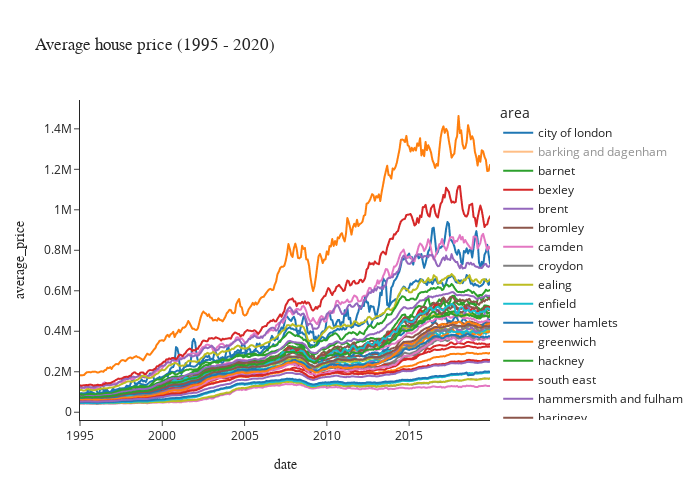

Notebook source saved alongside this figure:
### Code cell
# Also wanted to try some Plotly plots, because they have interactive abilities. Feel free to try them out. 
test = px.line(london_monthly, x="date", y="average_price", color='area', template='simple_white', title='Average house price (1995 - 2020)', width=700, height=500)
test.update_layout(title_font_family='Futura', xaxis=dict(title_font_family='Futura'), yaxis=dict(title_font_family='Futura'))
test.show()
#test.write_json('fig2.json')
# and a boxplot
#fig = px.box(london_monthly, x="average_price", template='simple_white', title='Average house price (1995 - 2020)',width=700, height=500, color='borough_flag')
#fig.update_layout(title_font_family='Futura', xaxis=dict(title_font_family='Futura'), yaxis=dict(title_font_family='Futura'))
#fig.write_json('fig1.json')
#fig.show()

### Figure 1 — Plotly figure (JSON) as saved in the notebook; plotly's stock layout.template omitted (floating-point values rounded to 4 significant figures; data arrays with more than 128 entries replaced by an {"elided": "..."} marker saying what was removed)
{"data": [{"hovertemplate": "area=city of london<br>date=%{x}<br>average_price=%{y}<extra></extra>", "legendgroup": "city of london", "line": {"color": "#1F77B4", "dash": "solid"}, "marker": {"symbol": "circle"}, "mode": "lines", "name": "city of london", "showlegend": true, "type": "scattergl", "x": {"elided": "300 str values"}, "xaxis": "x", "y": {"elided": "300 int values"}, "yaxis": "y"}, {"hovertemplate": "area=barking and dagenham<br>date=%{x}<br>average_price=%{y}<extra></extra>", "legendgroup": "barking and dagenham", "line": {"color": "#FF7F0E", "dash": "solid"}, "marker": {"symbol": "circle"}, "mode": "lines", "name": "barking and dagenham", "showlegend": true, "type": "scattergl", "visible": "legendonly", "x": {"elided": "300 str values"}, "xaxis": "x", "y": {"elided": "300 int values"}, "yaxis": "y"}, {"hovertemplate": "area=barnet<br>date=%{x}<br>average_price=%{y}<extra></extra>", "legendgroup": "barnet", "line": {"color": "#2CA02C", "dash": "solid"}, "marker": {"symbol": "circle"}, "mode": "lines", "name": "barnet", "showlegend": true, "type": "scattergl", "x": {"elided": "300 str values"}, "xaxis": "x", "y": {"elided": "300 int values"}, "yaxis": "y"}, {"hovertemplate": "area=bexley<br>date=%{x}<br>average_price=%{y}<extra></extra>", "legendgroup": "bexley", "line": {"color": "#D62728", "dash": "solid"}, "marker": {"symbol": "circle"}, "mode": "lines", "name": "bexley", "showlegend": true, "type": "scattergl", "x": {"elided": "300 str values"}, "xaxis": "x", "y": {"elided": "300 int values"}, "yaxis": "y"}, {"hovertemplate": "area=brent<br>date=%{x}<br>average_price=%{y}<extra></extra>", "legendgroup": "brent", "line": {"color": "#9467BD", "dash": "solid"}, "marker": {"symbol": "circle"}, "mode": "lines", "name": "brent", "showlegend": true, "type": "scattergl", "x": {"elided": "300 str values"}, "xaxis": "x", "y": {"elided": "300 int values"}, "yaxis": "y"}, {"hovertemplate": "area=bromley<br>date=%{x}<br>average_price=%{y}<extra></extra>", "legendgroup": "bromley", "line": {"color": "#8C564B", "dash": "solid"}, "marker": {"symbol": "circle"}, "mode": "lines", "name": "bromley", "showlegend": true, "type": "scattergl", "x": {"elided": "300 str values"}, "xaxis": "x", "y": {"elided": "300 int values"}, "yaxis": "y"}, {"hovertemplate": "area=camden<br>date=%{x}<br>average_price=%{y}<extra></extra>", "legendgroup": "camden", "line": {"color": "#E377C2", "dash": "solid"}, "marker": {"symbol": "circle"}, "mode": "lines", "name": "camden", "showlegend": true, "type": "scattergl", "x": {"elided": "300 str values"}, "xaxis": "x", "y": {"elided": "300 int values"}, "yaxis": "y"}, {"hovertemplate": "area=croydon<br>date=%{x}<br>average_price=%{y}<extra></extra>", "legendgroup": "croydon", "line": {"color": "#7F7F7F", "dash": "solid"}, "marker": {"symbol": "circle"}, "mode": "lines", "name": "croydon", "showlegend": true, "type": "scattergl", "x": {"elided": "300 str values"}, "xaxis": "x", "y": {"elided": "300 int values"}, "yaxis": "y"}, {"hovertemplate": "area=ealing<br>date=%{x}<br>average_price=%{y}<extra></extra>", "legendgroup": "ealing", "line": {"color": "#BCBD22", "dash": "solid"}, "marker": {"symbol": "circle"}, "mode": "lines", "name": "ealing", "showlegend": true, "type": "scattergl", "x": {"elided": "300 str values"}, "xaxis": "x", "y": {"elided": "300 int values"}, "yaxis": "y"}, {"hovertemplate": "area=enfield<br>date=%{x}<br>average_price=%{y}<extra></extra>", "legendgroup": "enfield", "line": {"color": "#17BECF", "dash": "solid"}, "marker": {"symbol": "circle"}, "mode": "lines", "name": "enfield", "showlegend": true, "type": "scattergl", "x": {"elided": "301 str values"}, "xaxis": "x", "y": {"elided": "301 int values"}, "yaxis": "y"}, {"hovertemplate": "area=tower hamlets<br>date=%{x}<br>average_price=%{y}<extra></extra>", "legendgroup": "tower hamlets", "line": {"color": "#1F77B4", "dash": "solid"}, "marker": {"symbol": "circle"}, "mode": "lines", "name": "tower hamlets", "showlegend": true, "type": "scattergl", "x": {"elided": "301 str values"}, "xaxis": "x", "y": {"elided": "301 int values"}, "yaxis": "y"}, {"hovertemplate": "area=greenwich<br>date=%{x}<br>average_price=%{y}<extra></extra>", "legendgroup": "greenwich", "line": {"color": "#FF7F0E", "dash": "solid"}, "marker": {"symbol": "circle"}, "mode": "lines", "name": "greenwich", "showlegend": true, "type": "scattergl", "x": {"elided": "300 str values"}, "xaxis": "x", "y": {"elided": "300 int values"}, "yaxis": "y"}, {"hovertemplate": "area=hackney<br>date=%{x}<br>average_price=%{y}<extra></extra>", "legendgroup": "hackney", "line": {"color": "#2CA02C", "dash": "solid"}, "marker": {"symbol": "circle"}, "mode": "lines", "name": "hackney", "showlegend": true, "type": "scattergl", "x": {"elided": "301 str values"}, "xaxis": "x", "y": {"elided": "301 int values"}, "yaxis": "y"}, {"hovertemplate": "area=south east<br>date=%{x}<br>average_price=%{y}<extra></extra>", "legendgroup": "south east", "line": {"color": "#D62728", "dash": "solid"}, "marker": {"symbol": "circle"}, "mode": "lines", "name": "south east", "showlegend": true, "type": "scattergl", "x": {"elided": "301 str values"}, "xaxis": "x", "y": {"elided": "301 int values"}, "yaxis": "y"}, {"hovertemplate": "area=hammersmith and fulham<br>date=%{x}<br>average_price=%{y}<extra></extra>", "legendgroup": "hammersmith and fulham", "line": {"color": "#9467BD", "dash": "solid"}, "marker": {"symbol": "circle"}, "mode": "lines", "name": "hammersmith and fulham", "showlegend": true, "type": "scattergl", "x": {"elided": "300 str values"}, "xaxis": "x", "y": {"elided": "300 int values"}, "yaxis": "y"}, {"hovertemplate": "area=haringey<br>date=%{x}<br>average_price=%{y}<extra></extra>", "legendgroup": "haringey", "line": {"color": "#8C564B", "dash": "solid"}, "marker": {"symbol": "circle"}, "mode": "lines", "name": "haringey", "showlegend": true, "type": "scattergl", "x": {"elided": "300 str values"}, "xaxis": "x", "y": {"elided": "300 int values"}, "yaxis": "y"}, {"hovertemplate": "area=harrow<br>date=%{x}<br>average_price=%{y}<extra></extra>", "legendgroup": "harrow", "line": {"color": "#E377C2", "dash": "solid"}, "marker": {"symbol": "circle"}, "mode": "lines", "name": "harrow", "showlegend": true, "type": "scattergl", "x": {"elided": "300 str values"}, "xaxis": "x", "y": {"elided": "300 int values"}, "yaxis": "y"}, {"hovertemplate": "area=havering<br>date=%{x}<br>average_price=%{y}<extra></extra>", "legendgroup": "havering", "line": {"color": "#7F7F7F", "dash": "solid"}, "marker": {"symbol": "circle"}, "mode": "lines", "name": "havering", "showlegend": true, "type": "scattergl", "x": {"elided": "300 str values"}, "xaxis": "x", "y": {"elided": "300 int values"}, "yaxis": "y"}, {"hovertemplate": "area=hillingdon<br>date=%{x}<br>average_price=%{y}<extra></extra>", "legendgroup": "hillingdon", "line": {"color": "#BCBD22", "dash": "solid"}, "marker": {"symbol": "circle"}, "mode": "lines", "name": "hillingdon", "showlegend": true, "type": "scattergl", "x": {"elided": "300 str values"}, "xaxis": "x", "y": {"elided": "300 int values"}, "yaxis": "y"}, {"hovertemplate": "area=hounslow<br>date=%{x}<br>average_price=%{y}<extra></extra>", "legendgroup": "hounslow", "line": {"color": "#17BECF", "dash": "solid"}, "marker": {"symbol": "circle"}, "mode": "lines", "name": "hounslow", "showlegend": true, "type": "scattergl", "x": {"elided": "300 str values"}, "xaxis": "x", "y": {"elided": "300 int values"}, "yaxis": "y"}, {"hovertemplate": "area=islington<br>date=%{x}<br>average_price=%{y}<extra></extra>", "legendgroup": "islington", "line": {"color": "#1F77B4", "dash": "solid"}, "marker": {"symbol": "circle"}, "mode": "lines", "name": "islington", "showlegend": true, "type": "scattergl", "x": {"elided": "300 str values"}, "xaxis": "x", "y": {"elided": "300 int values"}, "yaxis": "y"}, {"hovertemplate": "area=kensington and chelsea<br>date=%{x}<br>average_price=%{y}<extra></extra>", "legendgroup": "kensington and chelsea", "line": {"color": "#FF7F0E", "dash": "solid"}, "marker": {"symbol": "circle"}, "mode": "lines", "name": "kensington and chelsea", "showlegend": true, "type": "scattergl", "x": {"elided": "300 str values"}, "xaxis": "x", "y": {"elided": "300 int values"}, "yaxis": "y"}, {"hovertemplate": "area=kingston upon thames<br>date=%{x}<br>average_price=%{y}<extra></extra>", "legendgroup": "kingston upon thames", "line": {"color": "#2CA02C", "dash": "solid"}, "marker": {"symbol": "circle"}, "mode": "lines", "name": "kingston upon thames", "showlegend": true, "type": "scattergl", "x": {"elided": "300 str values"}, "xaxis": "x", "y": {"elided": "300 int values"}, "yaxis": "y"}, {"hovertemplate": "area=lambeth<br>date=%{x}<br>average_price=%{y}<extra></extra>", "legendgroup": "lambeth", "line": {"color": "#D62728", "dash": "solid"}, "marker": {"symbol": "circle"}, "mode": "lines", "name": "lambeth", "showlegend": true, "type": "scattergl", "x": {"elided": "300 str values"}, "xaxis": "x", "y": {"elided": "300 int values"}, "yaxis": "y"}, {"hovertemplate": "area=lewisham<br>date=%{x}<br>average_price=%{y}<extra></extra>", "legendgroup": "lewisham", "line": {"color": "#9467BD", "dash": "solid"}, "marker": {"symbol": "circle"}, "mode": "lines", "name": "lewisham", "showlegend": true, "type": "scattergl", "x": {"elided": "300 str values"}, "xaxis": "x", "y": {"elided": "300 int values"}, "yaxis": "y"}, {"hovertemplate": "area=merton<br>date=%{x}<br>average_price=%{y}<extra></extra>", "legendgroup": "merton", "line": {"color": "#8C564B", "dash": "solid"}, "marker": {"symbol": "circle"}, "mode": "lines", "name": "merton", "showlegend": true, "type": "scattergl", "x": {"elided": "300 str values"}, "xaxis": "x", "y": {"elided": "300 int values"}, "yaxis": "y"}, {"hovertemplate": "area=newham<br>date=%{x}<br>average_price=%{y}<extra></extra>", "legendgroup": "newham", "line": {"color": "#E377C2", "dash": "solid"}, "marker": {"symbol": "circle"}, "mode": "lines", "name": "newham", "showlegend": true, "type": "scattergl", "x": {"elided": "300 str values"}, "xaxis": "x", "y": {"elided": "300 int values"}, "yaxis": "y"}, {"hovertemplate": "area=redbridge<br>date=%{x}<br>average_price=%{y}<extra></extra>", "legendgroup": "redbridge", "line": {"color": "#7F7F7F", "dash": "solid"}, "marker": {"symbol": "circle"}, "mode": "lines", "name": "redbridge", "showlegend": true, "type": "scattergl", "x": {"elided": "300 str values"}, "xaxis": "x", "y": {"elided": "300 int values"}, "yaxis": "y"}, {"hovertemplate": "area=richmond upon thames<br>date=%{x}<br>average_price=%{y}<extra></extra>", "legendgroup": "richmond upon thames", "line": {"color": "#BCBD22", "dash": "solid"}, "marker": {"symbol": "circle"}, "mode": "lines", "name": "richmond upon thames", "showlegend": true, "type": "scattergl", "x": {"elided": "300 str values"}, "xaxis": "x", "y": {"elided": "300 int values"}, "yaxis": "y"}, {"hovertemplate": "area=southwark<br>date=%{x}<br>average_price=%{y}<extra></extra>", "legendgroup": "southwark", "line": {"color": "#17BECF", "dash": "solid"}, "marker": {"symbol": "circle"}, "mode": "lines", "name": "southwark", "showlegend": true, "type": "scattergl", "x": {"elided": "300 str values"}, "xaxis": "x", "y": {"elided": "300 int values"}, "yaxis": "y"}, {"hovertemplate": "area=sutton<br>date=%{x}<br>average_price=%{y}<extra></extra>", "legendgroup": "sutton", "line": {"color": "#1F77B4", "dash": "solid"}, "marker": {"symbol": "circle"}, "mode": "lines", "name": "sutton", "showlegend": true, "type": "scattergl", "x": {"elided": "300 str values"}, "xaxis": "x", "y": {"elided": "300 int values"}, "yaxis": "y"}, {"hovertemplate": "area=waltham forest<br>date=%{x}<br>average_price=%{y}<extra></extra>", "legendgroup": "waltham forest", "line": {"color": "#FF7F0E", "dash": "solid"}, "marker": {"symbol": "circle"}, "mode": "lines", "name": "waltham forest", "showlegend": true, "type": "scattergl", "x": {"elided": "300 str values"}, "xaxis": "x", "y": {"elided": "300 int values"}, "yaxis": "y"}, {"hovertemplate": "area=wandsworth<br>date=%{x}<br>average_price=%{y}<extra></extra>", "legendgroup": "wandsworth", "line": {"color": "#2CA02C", "dash": "solid"}, "marker": {"symbol": "circle"}, "mode": "lines", "name": "wandsworth", "showlegend": true, "type": "scattergl", "x": {"elided": "300 str values"}, "xaxis": "x", "y": {"elided": "300 int values"}, "yaxis": "y"}, {"hovertemplate": "area=westminster<br>date=%{x}<br>average_price=%{y}<extra></extra>", "legendgroup": "westminster", "line": {"color": "#D62728", "dash": "solid"}, "marker": {"symbol": "circle"}, "mode": "lines", "name": "westminster", "showlegend": true, "type": "scattergl", "x": {"elided": "300 str values"}, "xaxis": "x", "y": {"elided": "300 int values"}, "yaxis": "y"}, {"hovertemplate": "area=inner london<br>date=%{x}<br>average_price=%{y}<extra></extra>", "legendgroup": "inner london", "line": {"color": "#9467BD", "dash": "solid"}, "marker": {"symbol": "circle"}, "mode": "lines", "name": "inner london", "showlegend": true, "type": "scattergl", "x": {"elided": "300 str values"}, "xaxis": "x", "y": {"elided": "300 int values"}, "yaxis": "y"}, {"hovertemplate": "area=outer london<br>date=%{x}<br>average_price=%{y}<extra></extra>", "legendgroup": "outer london", "line": {"color": "#8C564B", "dash": "solid"}, "marker": {"symbol": "circle"}, "mode": "lines", "name": "outer london", "showlegend": true, "type": "scattergl", "x": {"elided": "300 str values"}, "xaxis": "x", "y": {"elided": "300 int values"}, "yaxis": "y"}, {"hovertemplate": "area=north east<br>date=%{x}<br>average_price=%{y}<extra></extra>", "legendgroup": "north east", "line": {"color": "#E377C2", "dash": "solid"}, "marker": {"symbol": "circle"}, "mode": "lines", "name": "north east", "showlegend": true, "type": "scattergl", "x": {"elided": "300 str values"}, "xaxis": "x", "y": {"elided": "300 int values"}, "yaxis": "y"}, {"hovertemplate": "area=north west<br>date=%{x}<br>average_price=%{y}<extra></extra>", "legendgroup": "north west", "line": {"color": "#7F7F7F", "dash": "solid"}, "marker": {"symbol": "circle"}, "mode": "lines", "name": "north west", "showlegend": true, "type": "scattergl", "x": {"elided": "300 str values"}, "xaxis": "x", "y": {"elided": "300 int values"}, "yaxis": "y"}, {"hovertemplate": "area=yorks and the humber<br>date=%{x}<br>average_price=%{y}<extra></extra>", "legendgroup": "yorks and the humber", "line": {"color": "#BCBD22", "dash": "solid"}, "marker": {"symbol": "circle"}, "mode": "lines", "name": "yorks and the humber", "showlegend": true, "type": "scattergl", "x": {"elided": "300 str values"}, "xaxis": "x", "y": {"elided": "300 int values"}, "yaxis": "y"}, {"hovertemplate": "area=east midlands<br>date=%{x}<br>average_price=%{y}<extra></extra>", "legendgroup": "east midlands", "line": {"color": "#17BECF", "dash": "solid"}, "marker": {"symbol": "circle"}, "mode": "lines", "name": "east midlands", "showlegend": true, "type": "scattergl", "x": {"elided": "300 str values"}, "xaxis": "x", "y": {"elided": "300 int values"}, "yaxis": "y"}, {"hovertemplate": "area=west midlands<br>date=%{x}<br>average_price=%{y}<extra></extra>", "legendgroup": "west midlands", "line": {"color": "#1F77B4", "dash": "solid"}, "marker": {"symbol": "circle"}, "mode": "lines", "name": "west midlands", "showlegend": true, "type": "scattergl", "x": {"elided": "300 str values"}, "xaxis": "x", "y": {"elided": "300 int values"}, "yaxis": "y"}, {"hovertemplate": "area=east of england<br>date=%{x}<br>average_price=%{y}<extra></extra>", "legendgroup": "east of england", "line": {"color": "#FF7F0E", "dash": "solid"}, "marker": {"symbol": "circle"}, "mode": "lines", "name": "east of england", "showlegend": true, "type": "scattergl", "x": {"elided": "300 str values"}, "xaxis": "x", "y": {"elided": "300 int values"}, "yaxis": "y"}, {"hovertemplate": "area=london<br>date=%{x}<br>average_price=%{y}<extra></extra>", "legendgroup": "london", "line": {"color": "#2CA02C", "dash": "solid"}, "marker": {"symbol": "circle"}, "mode": "lines", "name": "london", "showlegend": true, "type": "scattergl", "x": {"elided": "300 str values"}, "xaxis": "x", "y": {"elided": "300 int values"}, "yaxis": "y"}, {"hovertemplate": "area=south west<br>date=%{x}<br>average_price=%{y}<extra></extra>", "legendgroup": "south west", "line": {"color": "#D62728", "dash": "solid"}, "marker": {"symbol": "circle"}, "mode": "lines", "name": "south west", "showlegend": true, "type": "scattergl", "x": {"elided": "300 str values"}, "xaxis": "x", "y": {"elided": "300 int values"}, "yaxis": "y"}, {"hovertemplate": "area=england<br>date=%{x}<br>average_price=%{y}<extra></extra>", "legendgroup": "england", "line": {"color": "#9467BD", "dash": "solid"}, "marker": {"symbol": "circle"}, "mode": "lines", "name": "england", "showlegend": true, "type": "scattergl", "x": {"elided": "300 str values"}, "xaxis": "x", "y": {"elided": "300 int values"}, "yaxis": "y"}], "layout": {"height": 500, "legend": {"title": {"text": "area"}, "tracegroupgap": 0}, "title": {"font": {"family": "Futura"}, "text": "Average house price (1995 - 2020)"}, "width": 700, "xaxis": {"anchor": "y", "autorange": true, "domain": [0, 1], "range": ["1995-01-01", "2019-12-01"], "title": {"font": {"family": "Futura"}, "text": "date"}, "type": "date"}, "yaxis": {"anchor": "x", "autorange": true, "domain": [0, 1], "range": [-38310.0, 1542000.0], "title": {"font": {"family": "Futura"}, "text": "average_price"}, "type": "linear"}}}
